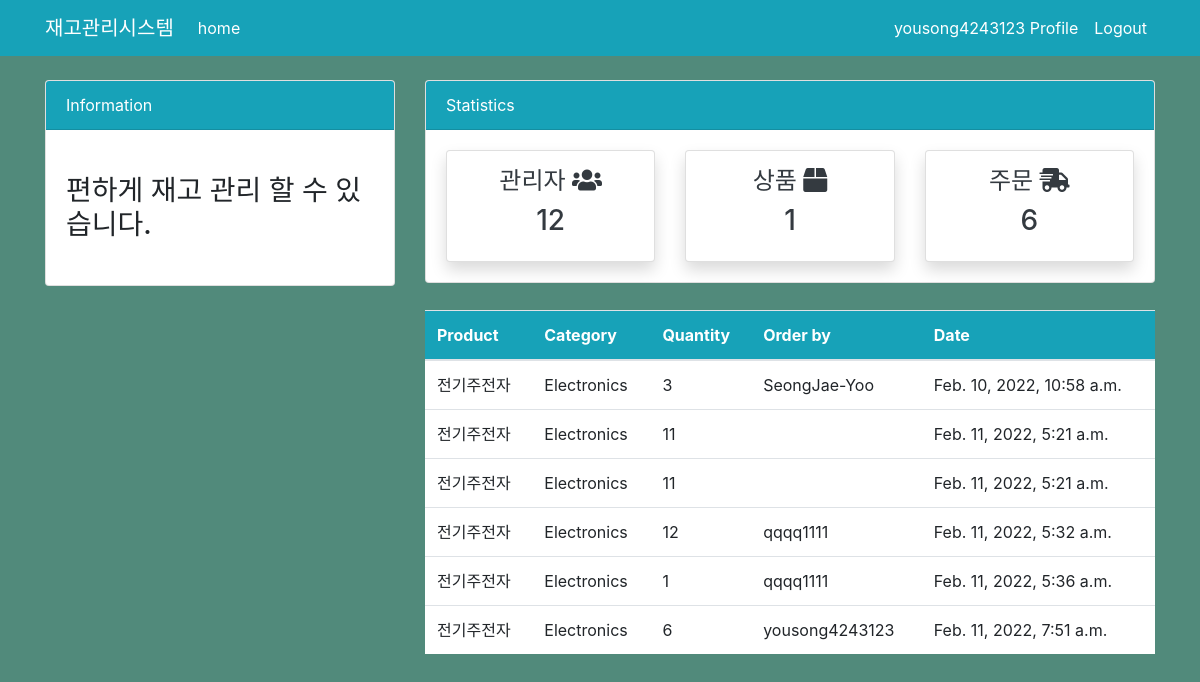
Screenshot of /order/ (signed in) with the database file from the repository.
### dashboard/models.py (models this page shows, shortened)
class Order(models.Model):
    product = models.ForeignKey(Product, on_delete=models.CASCADE, null=True)
    staff = models.ForeignKey(User,models.CASCADE, null=True)
    order_quantity = models.PositiveIntegerField(null=True )
    date = models.DateTimeField(auto_now_add=True)
    class Meta:
        verbose_name_plural = 'Order'

class Product(models.Model):
    name = models.CharField(max_length=100, null=True)
    category = models.CharField(max_length=20, choices=CATEGORY, null=True)
    quantity = models.PositiveIntegerField(null=True)
    class Meta:
        verbose_name_plural = 'Product'
    def __str__(self):   # Product 제품 이름 보이게 설정
        return f'{self.name}'

### dashboard/views.py (the view)
# urls.py: path('order/',views.order, name='dashboard-order'),
@login_required
def order(request):
    orders = Order.objects.all()
    orders_count = orders.count()
    workers_count = User.objects.all().count()
    product_count = Product.objects.all().count() # db 가져오기
    context={
        'orders':orders,
        'workers_count':workers_count,
        'orders_count':orders_count,
        'product_count':product_count,
    }
    return render(request, 'dashboard/order.html',context)

### templates/dashboard/order.html (shortened to what this page needs)
{% extends 'partials/base.html' %}
{% block content %}
{% if user.is_authenticated and user.is_staff and user.is_superuser %}
{% include 'partials/topnav.html' %}
<div class="container">
    <div class="row my-4">
        <div class="col-md-4"></div>
        <div class="col-md-8">
            <table class="table bg-white">
                <thead class="bg-info">
                    <tr class="text-white">
                        <th scope="col">Product</th>
                        <th scope="col">Category</th>
                        <th scope="col">Quantity</th>
                        <th scope="col">Order by</th>
                        <th scope="col">Date</th>
                    </tr>
                </thead>
                <tbody>
                    {% for order in orders %}
                    <tr>
                        <td>{{ order.product}}</td>
                        <td>{{ order.product.category}}</td>
                        <td>{{ order.order_quantity}}</td>
                        <td>{{ order.staff.username}}</td>
                        <td>{{ order.date}}</td>
                    </tr>
                    {% endfor %}
                </tbody>
            </table>
        </div>
    </div>
</div>
{% endif %}
{% endblock %}

### templates/partials/nav.html (shortened to what this page needs)
<nav class="navbar navbar-expand-lg navbar-info bg-info">
    {%if user.is_authenticated %}
    <div class="container">
        <a class="navbar-brand text-white" href="{% url 'dashboard-index' %}">재고관리시스템</a>
        <div class="collapse navbar-collapse" id="navbarSupportedContent">
            <ul class="navbar-nav mr-auto">
                <li class="nav-item active">
                    <a class="nav-link text-white" href="{% url 'dashboard-index' %}">home </a>
                </li>
            </ul>
            <ul class="navbar-nav ml-auto">
                <li class="nav-item active">
                    <a class="nav-link text-white" href="{% url 'user-profile'%}">{{user.username}} Profile </a>
                </li>
                <li class="nav-item">
                    <a class="nav-link text-white" href="{% url 'user-logout' %}">Logout</a>
                </li>
            </ul>
            {% endif %}
        </div>
    </div>
</nav>

### static/style.css (style rules this page uses)
body { background: rgb(81, 138, 123); }

### rows the page displays
Order: product "전기주전자", product.category "Electronics", order_quantity "3", staff.username "SeongJae-Yoo", date "Feb. 10, 2022, 10:58 a.m."
Order: product "전기주전자", product.category "Electronics", order_quantity "11", date "Feb. 11, 2022, 5:21 a.m."
Order: product "전기주전자", product.category "Electronics", order_quantity "11", date "Feb. 11, 2022, 5:21 a.m."
Order: product "전기주전자", product.category "Electronics", order_quantity "12", staff.username "qqqq1111", date "Feb. 11, 2022, 5:32 a.m."
Order: product "전기주전자", product.category "Electronics", order_quantity "1", staff.username "qqqq1111", date "Feb. 11, 2022, 5:36 a.m."
Order: product "전기주전자", product.category "Electronics", order_quantity "6", staff.username "yousong4243123", date "Feb. 11, 2022, 7:51 a.m."

### other values shown
{{ user.username }} "yousong4243123"
{{ workers_count }} "12"
{{ product_count }} "1"
{{ orders_count }} "6"
